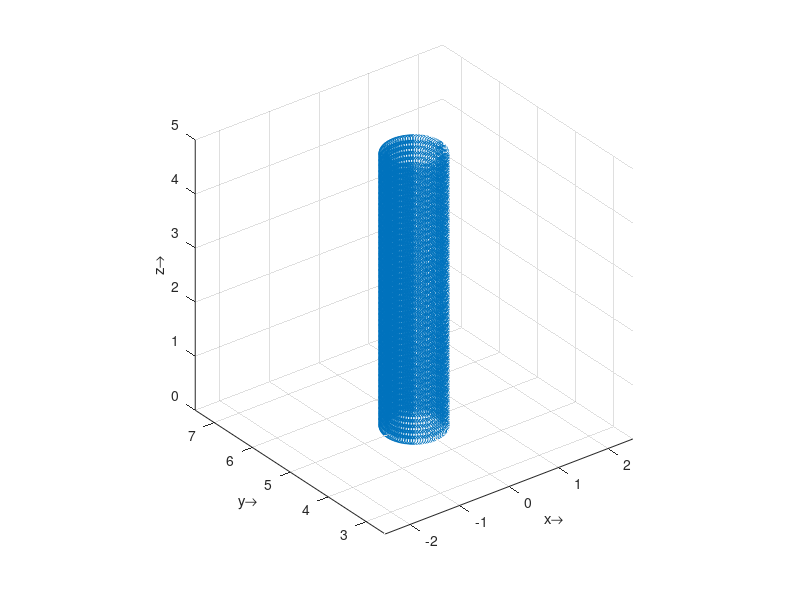
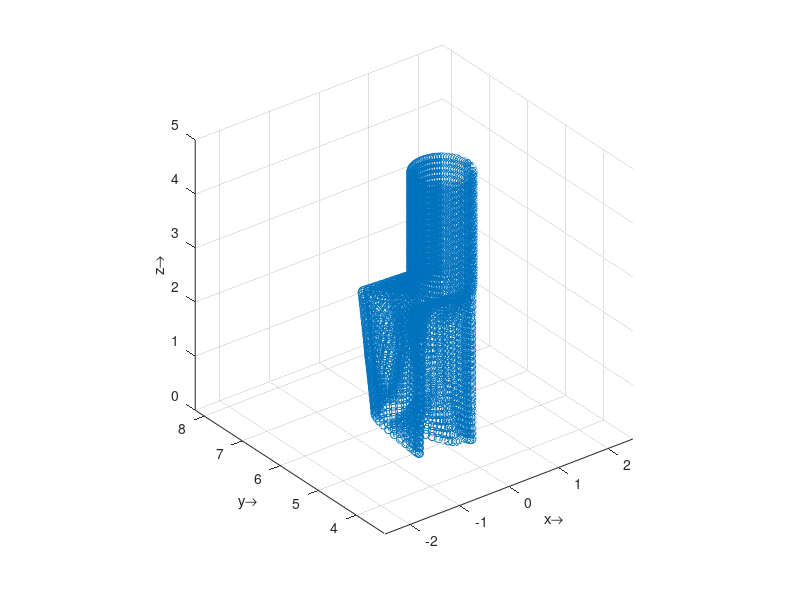

These charts were generated, in order, by the following MATLAB code:
clear all;
close all;
clc;
format long;

load new.txt
load baseline.txt

xnew = new(:,2);
ynew = new(:,3);
znew = new(:,4);

x = baseline(:,2);
y = baseline(:,3);
z = baseline(:,4);

figure(1)
scatter3(x,y,z,'b.');
axis equal tight;

xlabel('x\rightarrow');
ylabel('y\rightarrow');
zlabel('z\rightarrow');
hold on;
figure(2)
scatter3(xnew,ynew,znew,'r.');
axis equal tight;

xlabel('x\rightarrow');
ylabel('y\rightarrow');
zlabel('z\rightarrow');